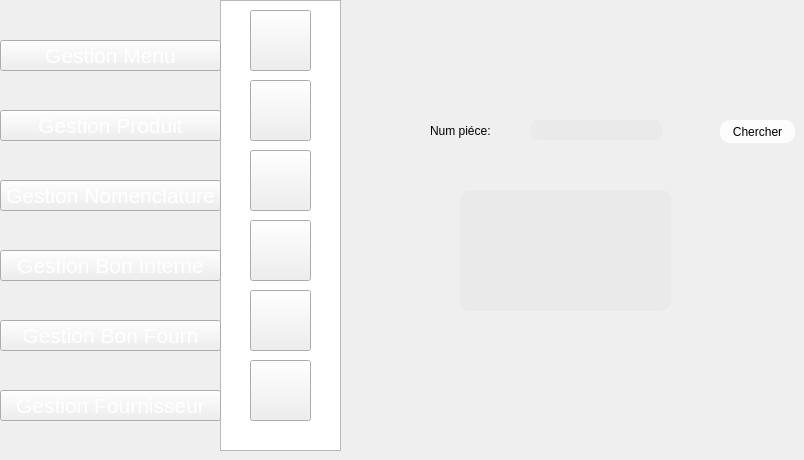
   <widget class="QWidget" name="page_46">
    <widget class="QPushButton" name="pushButton_548">
     <property name="geometry">
      <rect>
       <x>0</x>
       <y>180</y>
       <width>221</width>
       <height>31</height>
      </rect>
     </property>
     <property name="font">
      <font>
       <pointsize>16</pointsize>
       <weight>50</weight>
       <bold>false</bold>
      </font>
     </property>
     <property name="styleSheet">
      <string notr="true">color: rgb(255, 255, 255);

</string>
     </property>
     <property name="text">
      <string>Gestion Nomenclature</string>
     </property>
    </widget>
    <widget class="QPushButton" name="pushButton_549">
     <property name="geometry">
      <rect>
       <x>250</x>
       <y>220</y>
       <width>61</width>
       <height>61</height>
      </rect>
     </property>
     <property name="styleSheet">
      <string notr="true">image: url(:/new/prefix1/img/icon-supp2 (1).png);</string>
     </property>
     <property name="text">
      <string/>
     </property>
    </widget>
    <widget class="QPushButton" name="pushButton_551">
     <property name="geometry">
      <rect>
       <x>0</x>
       <y>40</y>
       <width>221</width>
       <height>31</height>
      </rect>
     </property>
     <property name="font">
      <font>
       <pointsize>16</pointsize>
       <weight>50</weight>
       <bold>false</bold>
      </font>
     </property>
     <property name="styleSheet">
      <string notr="true">color: rgb(255, 255, 255);

</string>
     </property>
     <property name="text">
      <string>Gestion Menu</string>
     </property>
    </widget>
    <widget class="QPushButton" name="pushButton_552">
     <property name="geometry">
      <rect>
       <x>250</x>
       <y>150</y>
       <width>61</width>
       <height>61</height>
      </rect>
     </property>
     <property name="styleSheet">
      <string notr="true">image: url(:/new/prefix1/img/icon-afficher2.png);</string>
     </property>
     <property name="text">
      <string/>
     </property>
    </widget>
    <widget class="QPushButton" name="pushButton_553">
     <property name="geometry">
      <rect>
       <x>250</x>
       <y>290</y>
       <width>61</width>
       <height>61</height>
      </rect>
     </property>
     <property name="styleSheet">
      <string notr="true">image: url(:/new/prefix1/img/aa.png);</string>
     </property>
     <property name="text">
      <string/>
     </property>
    </widget>
    <widget class="QPushButton" name="pushButton_554">
     <property name="geometry">
      <rect>
       <x>0</x>
       <y>250</y>
       <width>221</width>
       <height>31</height>
      </rect>
     </property>
     <property name="font">
      <font>
       <pointsize>16</pointsize>
       <weight>50</weight>
       <bold>false</bold>
      </font>
     </property>
     <property name="styleSheet">
      <string notr="true">color: rgb(255, 255, 255);

</string>
     </property>
     <property name="text">
      <string>Gestion Bon Interne</string>
     </property>
    </widget>
    <widget class="QListView" name="listView_41">
     <property name="geometry">
      <rect>
       <x>220</x>
       <y>0</y>
       <width>121</width>
       <height>451</height>
      </rect>
     </property>
     <property name="styleSheet">
      <string notr="true">background-image: url(:/new/prefix1/img/selected.png);</string>
     </property>
    </widget>
    <widget class="QPushButton" name="pushButton_555">
     <property name="geometry">
      <rect>
       <x>250</x>
       <y>10</y>
       <width>61</width>
       <height>61</height>
      </rect>
     </property>
     <property name="styleSheet">
      <string notr="true">image: url(:/new/prefix1/img/icon-ajout2.png);
background-image: url(:/new/prefix1/img/bg.png);</string>
     </property>
     <property name="text">
      <string/>
     </property>
    </widget>
    <widget class="QPushButton" name="pushButton_556">
     <property name="geometry">
      <rect>
       <x>0</x>
       <y>110</y>
       <width>221</width>
       <height>31</height>
      </rect>
     </property>
     <property name="font">
      <font>
       <pointsize>16</pointsize>
       <weight>50</weight>
       <bold>false</bold>
      </font>
     </property>
     <property name="styleSheet">
      <string notr="true">color: rgb(255, 255, 255);

</string>
     </property>
     <property name="text">
      <string>Gestion Produit</string>
     </property>
    </widget>
    <widget class="QPushButton" name="pushButton_557">
     <property name="geometry">
      <rect>
       <x>250</x>
       <y>80</y>
       <width>61</width>
       <height>61</height>
      </rect>
     </property>
     <property name="styleSheet">
      <string notr="true">image: url(:/new/prefix1/img/icon-modif2 (1).png);</string>
     </property>
     <property name="text">
      <string/>
     </property>
    </widget>
    <widget class="QPushButton" name="pushButton_558">
     <property name="geometry">
      <rect>
       <x>0</x>
       <y>390</y>
       <width>221</width>
       <height>31</height>
      </rect>
     </property>
     <property name="font">
      <font>
       <pointsize>16</pointsize>
       <weight>50</weight>
       <bold>false</bold>
      </font>
     </property>
     <property name="styleSheet">
      <string notr="true">color: rgb(255, 255, 255);

</string>
     </property>
     <property name="text">
      <string>Gestion Fournisseur</string>
     </property>
    </widget>
    <widget class="QTableView" name="tableView_8">
     <property name="geometry">
      <rect>
       <x>460</x>
       <y>190</y>
       <width>211</width>
       <height>121</height>
      </rect>
     </property>
     <property name="styleSheet">
      <string notr="true">                                     border-radius: 10px;
font: 9pt &quot;MS Reference Sans Serif&quot;;
background-color: rgb(234, 234, 234);</string>
     </property>
    </widget>
    <widget class="QPushButton" name="pushButton_26">
     <property name="geometry">
      <rect>
       <x>720</x>
       <y>120</y>
       <width>75</width>
       <height>23</height>
      </rect>
     </property>
     <property name="styleSheet">
      <string notr="true">                                         border-radius: 10px;
background-color: rgb(253, 253, 253);
                                        
font: 9pt &quot;MS Reference Sans Serif&quot;;</string>
     </property>
     <property name="text">
      <string>Chercher</string>
     </property>
    </widget>
    <widget class="QLabel" name="label_206">
     <property name="geometry">
      <rect>
       <x>430</x>
       <y>120</y>
       <width>81</width>
       <height>21</height>
      </rect>
     </property>
     <property name="styleSheet">
      <string notr="true">                                     border-radius: 10px;
font: 9pt &quot;MS Reference Sans Serif&quot;;
</string>
     </property>
     <property name="text">
      <string>Num piéce:</string>
     </property>
    </widget>
    <widget class="QLineEdit" name="lineEdit_8">
     <property name="geometry">
      <rect>
       <x>530</x>
       <y>120</y>
       <width>133</width>
       <height>20</height>
      </rect>
     </property>
     <property name="styleSheet">
      <string notr="true">                                         border-radius: 10px;
background-color: rgb(234, 234, 234);
font: 9pt &quot;MS Reference Sans Serif&quot;;</string>
     </property>
    </widget>
    <widget class="QPushButton" name="pushButton_545">
     <property name="geometry">
      <rect>
       <x>0</x>
       <y>320</y>
       <width>221</width>
       <height>31</height>
      </rect>
     </property>
     <property name="font">
      <font>
       <pointsize>16</pointsize>
       <weight>50</weight>
       <bold>false</bold>
      </font>
     </property>
     <property name="styleSheet">
      <string notr="true">color: rgb(255, 255, 255);

</string>
     </property>
     <property name="text">
      <string>Gestion Bon Fourn</string>
     </property>
    </widget>
    <widget class="QPushButton" name="pushButton_276">
     <property name="geometry">
      <rect>
       <x>250</x>
       <y>360</y>
       <width>61</width>
       <height>61</height>
      </rect>
     </property>
     <property name="styleSheet">
      <string notr="true">image: url(:/new/prefix1/img/icon-supp2 (1).png);
image: url(:/new/prefix1/img/facture.png);</string>
     </property>
     <property name="text">
      <string/>
     </property>
    </widget>
    <zorder>listView_41</zorder>
    <zorder>pushButton_548</zorder>
    <zorder>pushButton_549</zorder>
    <zorder>pushButton_551</zorder>
    <zorder>pushButton_552</zorder>
    <zorder>pushButton_553</zorder>
    <zorder>pushButton_554</zorder>
    <zorder>pushButton_555</zorder>
    <zorder>pushButton_556</zorder>
    <zorder>pushButton_557</zorder>
    <zorder>pushButton_558</zorder>
    <zorder>tableView_8</zorder>
    <zorder>pushButton_26</zorder>
    <zorder>label_206</zorder>
    <zorder>lineEdit_8</zorder>
    <zorder>pushButton_545</zorder>
    <zorder>pushButton_276</zorder>
   </widget>
